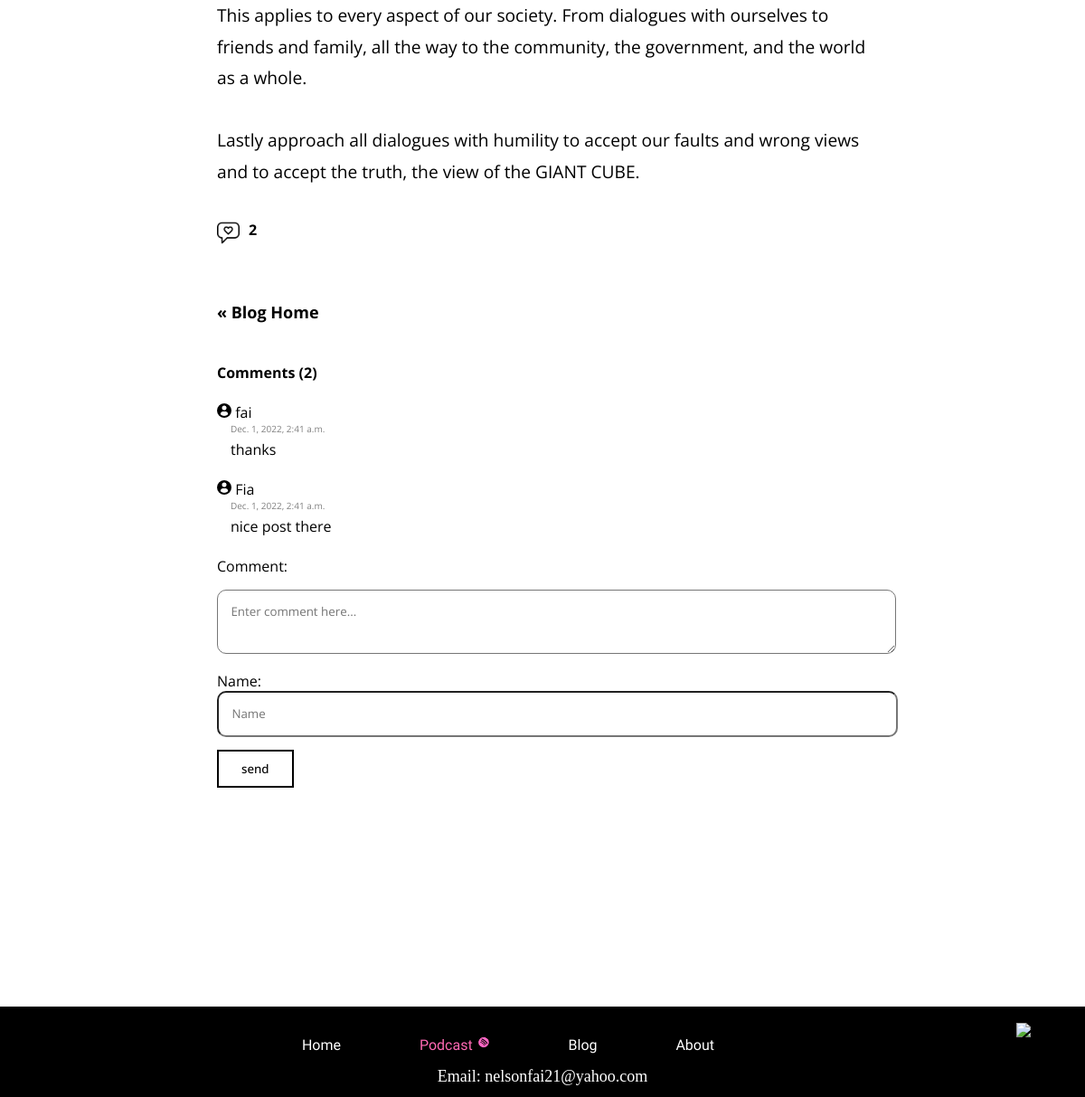
The app's page /blog/our-modern-speaker-to-speaker-communication-system (lower part), older data.
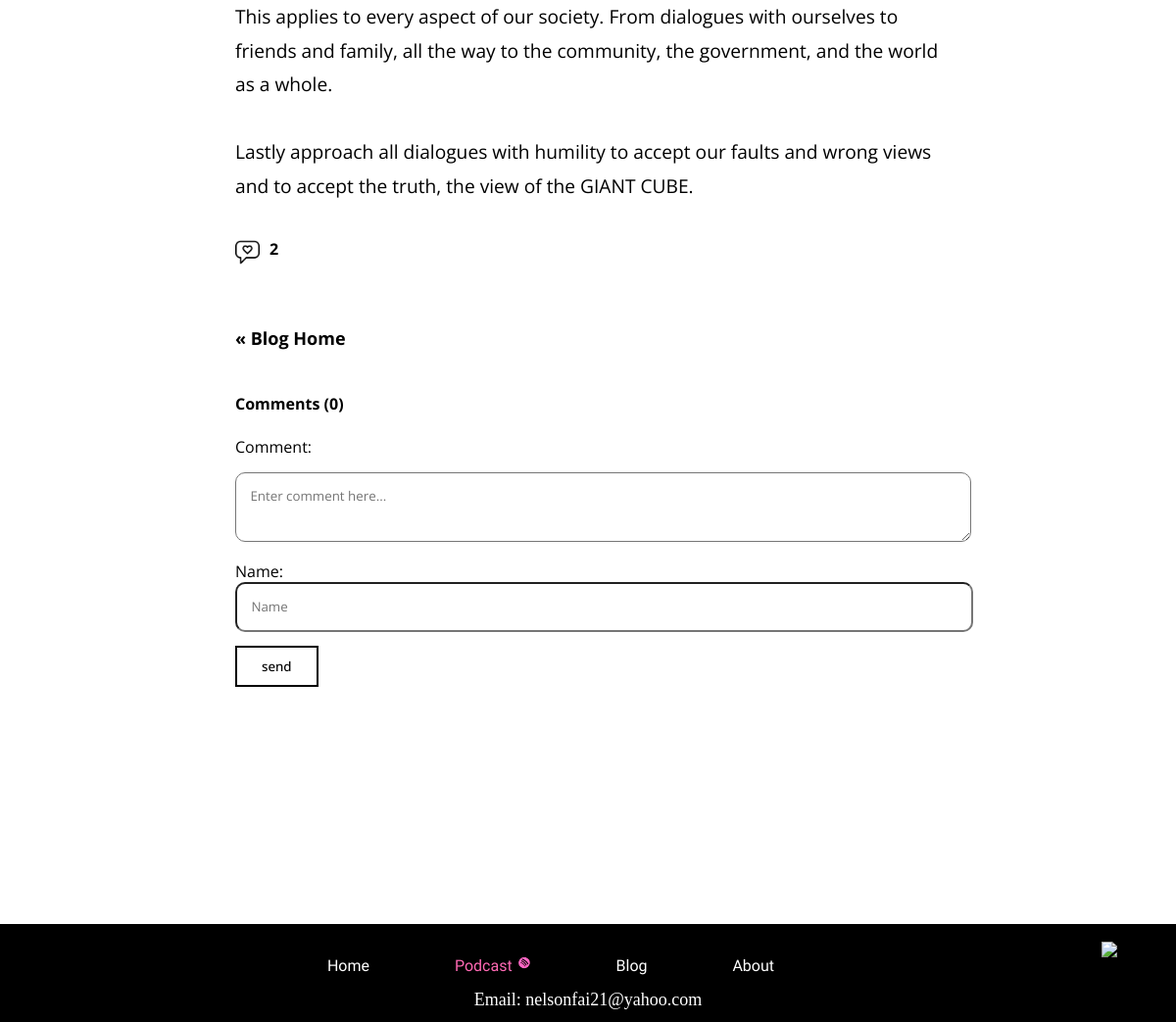
The same page, newer data.
### blog/models.py (models this page shows, shortened)
class Articles (models.Model):
    title = models.CharField( max_length=100)
    body = RichTextField( blank=True, null=True)
    slug = models.SlugField()
    date =models.DateTimeField(auto_now_add=True)
    image = models.FileField()
    likes =models.ManyToManyField(User, default=None,blank=True, related_name='liked')
    tagline=models.CharField(max_length=100 ,blank=True,default=True)
    views = models.IntegerField(default=0)
    applaud = models.IntegerField(default=0)
    publish=models.BooleanField(default=False)

class Comments (models.Model):
    name = models.CharField(max_length=222 ,default='')
    article= models.ForeignKey(Articles, related_name='comments' ,on_delete= models.CASCADE)
    comment= models.TextField()
    date= models.DateTimeField(auto_now=True)
    author =models.ForeignKey(User,on_delete= models.CASCADE,default=1)

### blog/views.py (the view)
# urls.py: path('<slug:courseid>', views.article_details, name="details"),
def article_details(request,courseid):
        article =Articles.objects.get(slug=courseid)
        if request.method=='POST':
            comment_form = CommentForm(request.POST)
            if comment_form.is_valid():
                obj= comment_form.save(commit=False)
                obj.article = article
                obj.save()
                return JsonResponse({'name': obj.name, 'comment': obj.comment ,'status':'form submitted'})
            else:
                return JsonResponse({'status':'form not submitted'})
        else:
                articles= data()[1:5]
                article.views +=1
                article.save()
                single = Articles.objects.get(id=article.id)
                nextpost =Articles.objects.filter(publish=True).filter(id__gt=single.id).order_by('id').first()
                prevpost =Articles.objects.filter(publish=True).filter(id__lt=single.id).order_by('id').last()
                user= request.user
                comment_form = CommentForm()
                p=article.comments.all().order_by('-date')[0:5]
                pass_on ={
                    'article':article,
                    'comment_form':comment_form,
                    'user':user,
                    'prevpost':prevpost,
                    'nextpost':nextpost,
                    'articles':articles,
                    'p':p
                }
        return render(request, 'blog/details.html',pass_on)

### blog/forms.py
class CommentForm(forms.ModelForm):
    class Meta:
        model =Comments
        fields=['comment','name']
        widgets ={
            'name': forms.TextInput(attrs={'class':'name_field','placeholder':'Name','label':''}),
            'comment': forms.Textarea(attrs={'class':'comment_field','placeholder':'Enter comment here...', 'row':5,})
        }

### blog/views.py (called while the page is built)
def data():
    global articles_list
    articles_list=Articles.objects.filter(publish=True).order_by('-date')
    return articles_list

### blog/templates/blog/details.html (shortened to what this page needs)
{% extends 'main/base_layout.html' %}
{% block content %}
<article class="articles">
    <div class="article">
        <br>
        <br>
        <br>
        <br>
        <br>
        <br>
        <div class="articleBody"> {{ article.body| safe}} </div>
          <form action="{% url 'like_article' courseid=article.slug %}" method="post" id="applaud">
                 <button type="submit"  style="background:transparent; border:none; color:transparent;margin-block: 20px;"> <img src="../static/like.png" alt="image" width ="25px" style = "margin-bottom: -10px; margin-right: 10px;"> </button><strong id="applaudcount">{{article.applaud}}</strong>
                </form>
        <br>
    <br>
<div class="paginationNav" style="text-align:left; display: inline; color:red">
    {% if prevpost %}
        <a href="{{ prevpost.slug}}" class="detail_nav">&laquo; Previous</a>
        {% else %}
        <a href="{% url 'blogHome'%}" class="detail_nav"> &laquo; Blog Home</a>
    {% endif %}
</div>
</div>
<br>
<br>
    <div class="comment" id="commentcontainer">
        <h4 class="comments"> Comments ({{ article.comments.all.count }}) </h4><br>
        {% for comment in p %}
        <p id="comment_name"><img src="..\media\profile-user.png" alt="profile" class="user" >
            {{ comment.name}}
          </p>
           <p class="comment_date"> {{ comment.date}}</p>
          <p id="comment_text"> {{ comment.comment }}</p>
        <br>
        {% endfor %}
    </div>
       <form action="{% url 'details' courseid=article.slug %}" method="post" id="commentform">
           {{ comment_form.as_p }}
           {% if user.is_authenticated %}
           <input type="submit" value="send" class="btn41-43 btn-43">
           {% else %}
           <input type="submit" value="send" class="btn41-43 btn-43">
           {% endif %}
       </form>
       <br>
    {% endblock %}

Row changes from the older to the newer data that the page shows:
removed Comments: name "fai", date "Dec. 1, 2022, 2:41 a.m.", comment "thanks"
removed Comments: name "Fia", date "Dec. 1, 2022, 2:41 a.m.", comment "nice post there"
changed Articles: comments.all.count "2" → "0"
